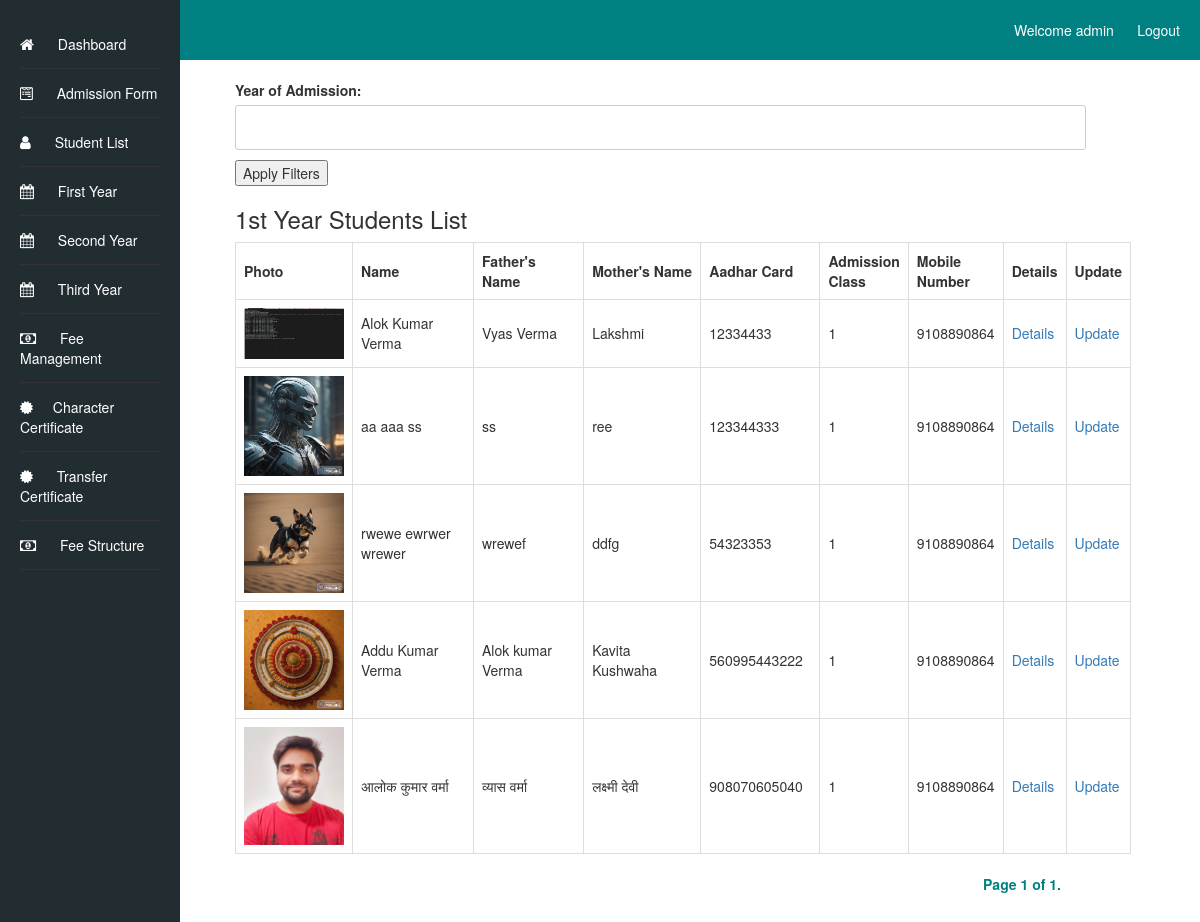
Page /student-list/first_year/ (signed in) on the earlier database version.
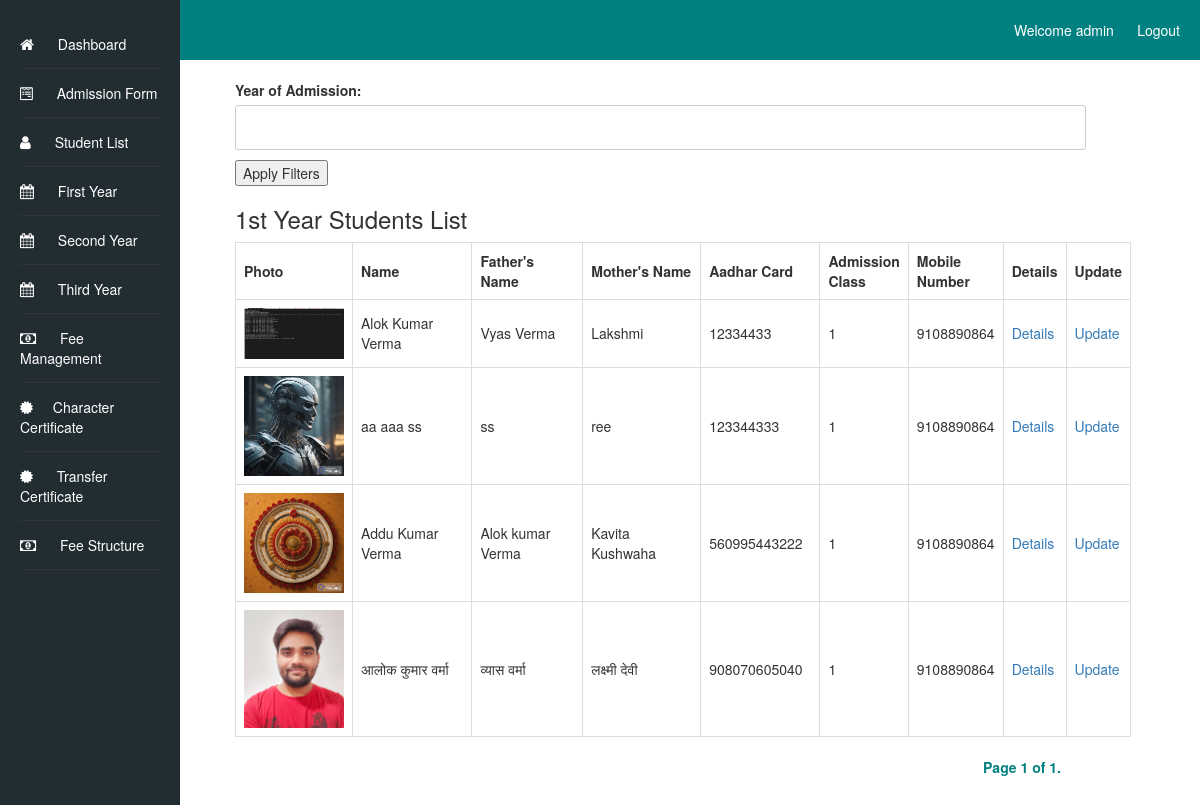
Same page on the later database version.
### admissionapp/models.py (models this page shows)
class AdmissionForm(models.Model):
    first_name = models.CharField(max_length=50)
    middle_name = models.CharField(max_length=50, blank=True,)
    last_name = models.CharField(max_length=50, blank=True,)
    father_name = models.CharField(max_length=100)
    mother_name = models.CharField(max_length=100)
    photo = models.ImageField(upload_to='admission_photos/')
    marks_10th = models.DecimalField(max_digits=5, decimal_places=2)
    marks_12th = models.DecimalField(max_digits=5, decimal_places=2)
    admission_batch = models.CharField(max_length=20)
    school_details_12th = models.TextField()
    school_details_10th = models.TextField()
    address = models.TextField()
    pass_out_year_12th = models.IntegerField()
    pass_out_year_10th = models.IntegerField()
    admission_date = models.DateField()
    caste = models.CharField(max_length=20)
    roll_number_12th = models.CharField(max_length=20)
    roll_number_10th = models.CharField(max_length=20)
    aadhar_number = models.CharField(max_length=12, unique=True)
    mobile_number = models.CharField(max_length=10)
    date_of_birth = models.DateField()
    subjects = models.CharField(max_length=1000)
    registration_number = models.CharField(max_length=20, blank=True)
    current_semester = models.CharField(max_length=20, blank=True)
    def __str__(self):
        return f"{self.first_name} {self.last_name}"

### student_list/views.py (the view)
# urls.py: path('first_year/', views.first_year, name='first_year'),
@login_required
def first_year(request):
    first_year_students = AdmissionForm.objects.filter(admission_batch='1')
    print(first_year_students)
    year_filter_form = AdmissionYearFilterForm(request.GET)
    if year_filter_form.is_valid():
        admission_year = year_filter_form.cleaned_data.get('admission_year')
        if admission_year:
            first_year_students = first_year_students.filter(admission_date__year=admission_year)
    page = request.GET.get('page')
    paginator = Paginator(first_year_students, 20)  # Display 10 students per page, you can adjust this number as needed
    first_year_students = paginator.get_page(page)
    context = {
        'first_year_students': first_year_students,
        'year_filter_form': year_filter_form,
    }
    return render(request, 'student_list/first_year.html', context)

### student_list/forms.py
class AdmissionYearFilterForm(forms.Form):
    admission_year = forms.IntegerField(label='Year of Admission', required=False)

### student_list/templates/student_list/first_year.html (shortened to what the changed rows need)
<!DOCTYPE html>
<html>
<head>
    <link rel="stylesheet" type="text/css" href="/static/styles.css">
    <link rel="stylesheet" href="https://cdnjs.cloudflare.com/ajax/libs/font-awesome/4.7.0/css/font-awesome.min.css">
    <link rel="stylesheet" href="/static/bootstrap.min.css">
</head>
<body>
    <div class="container-fluid">
        <div class="content">
            <table>
                <thead>
                    <tr>
                        <th class="photo-column">Photo</th>
                        <th class="name-column">Name</th>
                        <th class="father-name-column">Father's Name</th>
                        <th class="mother-name-column">Mother's Name</th>
                        <th class="aadhar-column">Aadhar Card</th>
                        <th class="admission-class-column">Admission Class</th>
                        <th class="mobile-number-column">Mobile Number</th>
                        <th>Details</th>
                        <th>Update</th>
                    </tr>
                </thead>
                <tbody>
                    {% for student in first_year_students %}
                        <tr>
                            <td class="photo-column"><img src="{{ student.photo.url }}" alt="{{ student.first_name }} {{ student.last_name }} Photo" width="100"></td>
                            <td class="name-column">{{ student.first_name }} {{ student.middle_name }} {{ student.last_name }}</td>
                            <td class="father-name-column">{{ student.father_name }}</td>
                            <td class="mother-name-column">{{ student.mother_name }}</td>
                            <td class="aadhar-column">{{ student.aadhar_number }}</td>
                            <td class="admission-class-column">{{ student.admission_batch}}</td>
                            <td class="mobile-number-column">{{ student.mobile_number }}</td>
                            <td><a href="{% url 'student_details' student.id %}">Details</a></td>
                            <td><a href="{% url 'update_student_first_year' student.id %}">Update</a></td>
                        </tr>
                    {% endfor %}
                </tbody>
            </table>
        </div>
    </div>
</body>
</html>

Differences in the rows shown:
removed AdmissionForm: photo (picture), first_name "rwewe", middle_name "ewrwer", last_name "wrewer", father_name "wrewef", mother_name "ddfg", aadhar_number "54323353", admission_batch "1", mobile_number "9108890864"
